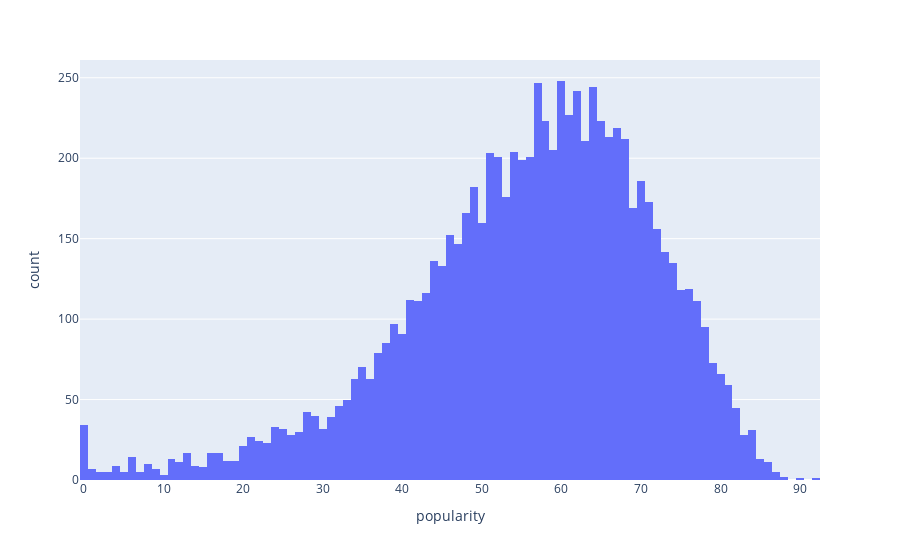

The notebook cell saved with this chart:
### Code cell
fig = px.histogram(attributes[lambda x: x.chart == 1], x="popularity")
fig.show()

### Figure 1 — Plotly figure (JSON) as saved in the notebook; plotly's stock layout.template omitted (floating-point values rounded to 4 significant figures; data arrays with more than 128 entries replaced by an {"elided": "..."} marker saying what was removed)
{"data": [{"alignmentgroup": "True", "bingroup": "x", "hovertemplate": "popularity=%{x}<br>count=%{y}<extra></extra>", "legendgroup": "", "marker": {"color": "#636efa", "pattern": {"shape": ""}}, "name": "", "offsetgroup": "", "orientation": "v", "showlegend": false, "type": "histogram", "x": {"elided": "8301 int values"}, "xaxis": "x", "yaxis": "y"}], "layout": {"barmode": "relative", "legend": {"tracegroupgap": 0}, "margin": {"t": 60}, "xaxis": {"anchor": "y", "domain": [0, 1], "title": {"text": "popularity"}}, "yaxis": {"anchor": "x", "domain": [0, 1], "title": {"text": "count"}}}}
